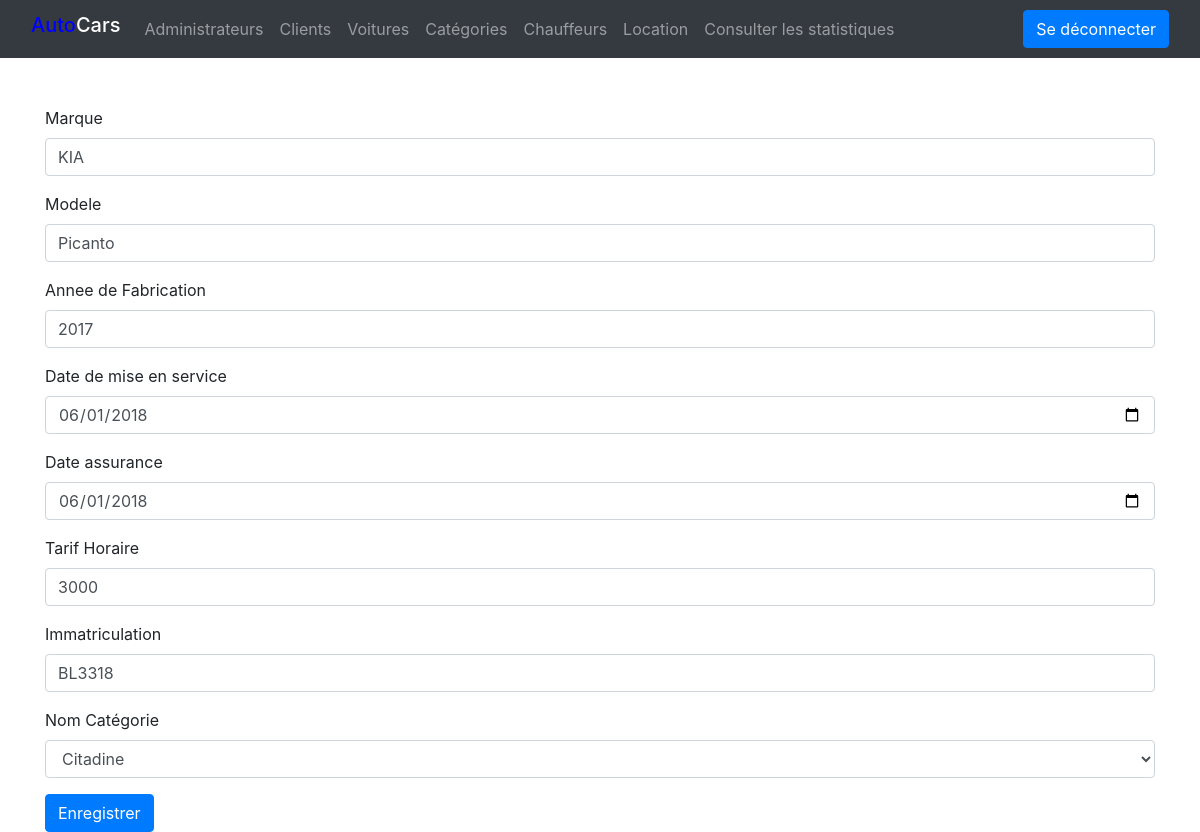
Screenshot of /modifyVoiture.php?modify=1 (signed in) with the database file from the repository.
### tables this page shows
CREATE TABLE IF NOT EXISTS `voiture` (
  `idvoiture` int(11) NOT NULL AUTO_INCREMENT,
  `marque` char(45) DEFAULT NULL,
  `modele` char(45) DEFAULT NULL,
  `anneefabrication` int(11) NOT NULL,
  `datemiseservice` date DEFAULT NULL,
  `dateassurance` date NOT NULL,
  `tarifhoraire` int(11) DEFAULT NULL,
  `immatriculation` char(45) DEFAULT NULL,
  `idcategorie` int(11) DEFAULT NULL,
  PRIMARY KEY (`idvoiture`),
  KEY `idcategorie` (`idcategorie`)
);

CREATE TABLE IF NOT EXISTS `categorie` (
  `idcategorie` int(11) NOT NULL AUTO_INCREMENT,
  `nomcategorie` char(45) DEFAULT NULL,
  PRIMARY KEY (`idcategorie`)
);

### actions/voitures/modifyVoitureAction.php (called while the page is built, shortened)
<?php
    require("actions/dbconnexion.php");
    if (isset($_GET["modify"])) {
        $id = $_GET["modify"];
        $check = $bdd->prepare("SELECT * FROM voiture INNER JOIN categorie WHERE idvoiture = $id AND voiture.idcategorie = categorie.idcategorie ");
        $check->execute(array($id));
        if ($check->rowCount() == 1) {
            $data = $check->fetch();
            $lamarque = $data['marque'];
            $lemodele = $data['modele'];
            $anneefabr = $data['anneefabrication'];
            $miseservice = $data['datemiseservice'];
            $assurance = $data['dateassurance'];
            $horaire = $data['tarifhoraire'];
            $imma = $data['immatriculation'];
            $cat = $data['nomcategorie'];
        }
    }
?>

### modifyVoiture.php (the view, shortened to what this page needs)
<?php
    require("actions/voitures/modifyVoitureAction.php");
?>
<!DOCTYPE html>
<html lang="en">
<?php include 'header.php'; ?>
<body>
<?php include 'dashboard.php'; ?>
    <br><br>
    <form class="container" method="POST">
        <div class="mb-3">
            <label for="exampleInputEmail1" class="form-label">Marque</label>
            <input type="text" class="form-control" name="marque" value="<?php echo $lamarque; ?>">
        </div>
        <div class="mb-3">
            <label for="exampleInputEmail1" class="form-label">Modele</label>
            <input type="text" class="form-control" name="modele" value="<?php echo $lemodele; ?>">
        </div>
        <div class="mb-3">
            <label for="exampleInputEmail1" class="form-label">Annee de Fabrication</label>
            <input type="text" class="form-control" name="anneefabrication" value="<?php echo $anneefabr; ?>">
        </div>
        <div class="mb-3">
            <label for="exampleInputEmail1" class="form-label">Date de mise en service</label>
            <input type="date" class="form-control" name="datemiseservice" value="<?php echo $miseservice; ?>">
        </div>
        <div class="mb-3">
            <label for="exampleInputEmail1" class="form-label">Date assurance</label>
            <input type="date" class="form-control" name="dateassurance" value="<?php echo $assurance; ?>">
        </div>
        <div class="mb-3">
            <label for="exampleInputEmail1" class="form-label">Tarif Horaire</label>
            <input type="text" class="form-control" name="tarifhoraire"value="<?php echo $horaire; ?>">
        </div>
        <div class="mb-3">
            <label for="exampleInputEmail1" class="form-label">Immatriculation</label>
            <input type="text" class="form-control" name="immatriculation" value="<?php echo $imma; ?>">
        </div>
        <div class="mb-3">
            <label for="exampleInputEmail1" class="form-label">Nom Catégorie</label>
            <select class="form-control" id="exampleFormControlSelect1" name= "idcategorie" >
                <option><?php echo $cat; ?></option>
            </select>
        </div>
        <button type="submit" class="btn btn-primary" name="save">Enregistrer</button>
    </form>
</body>
</html>

### asset/style.css (style rules this page uses)
:root { --haut : 50px; }

### rows the page displays
voiture: marque "KIA", modele "Picanto", anneefabrication "2017", datemiseservice "06/01/2018", dateassurance "06/01/2018", immatriculation "BL3318", idcategorie "Citadine"
